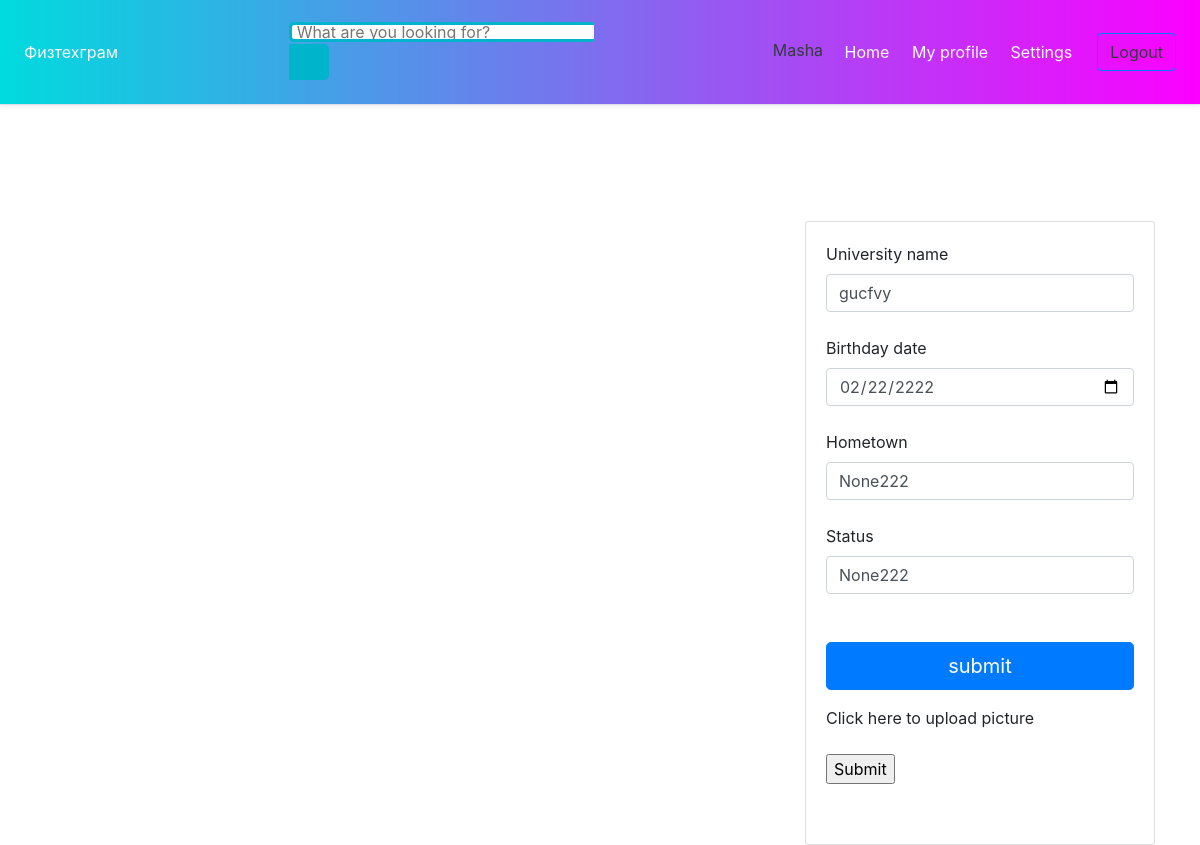
The app's page /settings (signed in), older data.
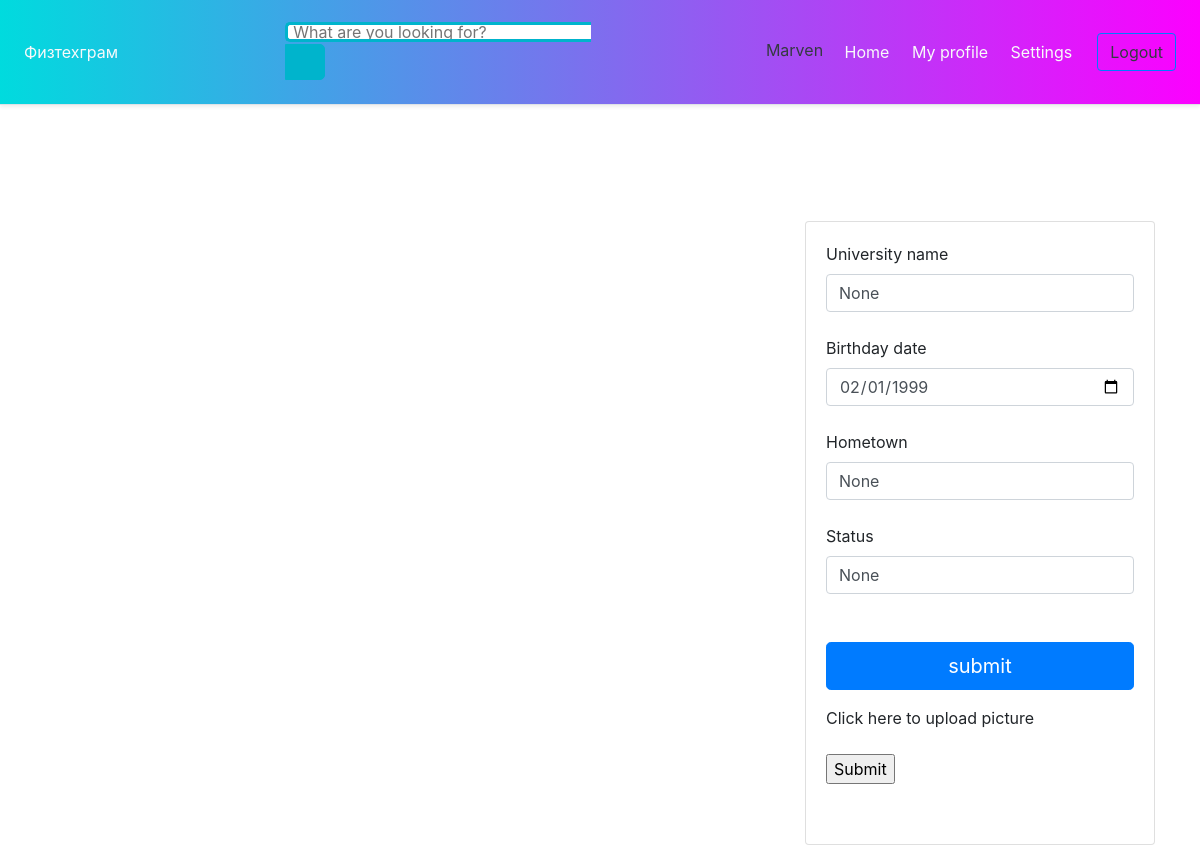
The same page, newer data.
### tables this page shows
CREATE TABLE users (user_id INTEGER PRIMARY KEY, name char(50), email char(50), password char(30), university char(50), birthday char(50), age char(10), hometown char(50), photo, status char(50), friends int(1000));

### App/formflask.py (the view)
@app.route('/settings')
def settings():
    if 'user_id' in session:
        session['logged_in'] = True
        with sqlite3.connect('memory.db') as conn:
            cursor = conn.cursor()
        name = session['name']
        cursor.execute('''SELECT * FROM users WHERE name=?''', (name,))
        exists1 = cursor.fetchall()
        session['university'] = exists1[0][4]
        session['birthday'] = exists1[0][5]
        session['hometown'] = exists1[0][7]
        session['photo'] = exists1[0][8]
        session['status'] = exists1[0][9]
        return render_template("settings.html", name=session['name'].capitalize(),
                               university=session['university'], birthday=session['birthday'],
                               hometown=session['hometown'], photo=session['photo'], status=session['status'])
    else:
        return redirect('/')

### App/templates/settings.html (shortened to what this page needs)
<!DOCTYPE html>
<html lang="en">
<head>
      <link rel="stylesheet" type="text/css" href="{{ url_for('static', filename='css/style.css') }}">
    <link rel="stylesheet" href="https://stackpath.bootstrapcdn.com/bootstrap/4.5.2/css/bootstrap.min.css">
  </head>
<body>
    <div class="bg-nav text-light d-flex flex-column flex-md-row align-items-center p-3 px-md-4 mb-3 bg-white border-bottom shadow-sm">
      <a class="my-1 mr-md-auto font-weight-normal font-size:40px text-light" href="/home">Физтехграм</a>
        <div class="my-1 mr-md-auto font-weight-normal font-size:40px text-light">
          <div class="search">
              <form class="form" method="post" action="/search">
                  <input type="text" class="searchTerm" placeholder="What are you looking for?" name="user_search">
                  <button type="submit" class="searchButton">
                </button>
              </form>
          </div>
      </div>
      <nav class="my-2 my-md-0 mr-md-3 text-light">
          {% if session['logged_in'] %}
            <a class="p-2 text-dark">{{ name }}</a>
          {% endif %}
        <a class="p-2 text-light btn" href="/home">Home</a>
        <a class="p-2 text-light btn" href="/myprofile">My profile</a>
        <a class="p-2 text-light btn " href="/settings">Settings</a>
      </nav>
      <a class="text-dark btn btn-outline-primary" href="/logout">Logout</a>
    </div>
    <div class="container">
      <div class="row">
        <div class="col-md-8">
        </div>
        <div class="col-md-4">
          <div class="card mt-100">
            <div class="card-body">
              <form class="form" method="post" action="/edit_settings">
                <label>University name</label><br>
                <input type="text" class="form-control" name="university" value="{{ university }}"><br>
                <label>Birthday date</label><br>
                <input type="date" class="form-control" name="birthday" value="{{ birthday }}"><br>
                <label>Hometown</label><br>
                <input type="text" class="form-control" name="hometown" value="{{ hometown }}"><br>
                <label>Status</label><br>
                <input type="text" class="form-control" name="status" value="{{ status }}"><br><br>
                <input type="submit" class="btn btn-primary btn-block btn-lg" value="submit">
              </form>
                <form class="form" method="post" action="/add_picture" enctype="multipart/form-data">
                    <p><label for="file" style="cursor: pointer;">Click here to upload picture</label></p>
                    <input type=submit value=Submit>
                    <p><img id="output" width="200" /></p>
                </form>
            </div>
            </div>
          </div>
        </div>
      </div>
</body>
</html>

### App/static/css/style.css (style rules this page uses)
.bg-nav { background: #fc00ff; background: -webkit-linear-gradient(to right, #00dbde, #fc00ff); background: linear-gradient(to right, #00dbde, #fc00ff); }
.mt-100 { margin-top:100px; }
body { background: #f2f2f2; font-family: 'Open Sans', sans-serif; }
.search { width: 100%; position: relative; display: flex; }
.searchTerm { width: 100%; border: 3px solid #00B4CC; border-right: none; padding: 5px; height: 20px; border-radius: 5px 0 0 5px; outline: none; color: #9DBFAF; }
.searchButton { width: 40px; height: 36px; border: 1px solid #00B4CC; background: #00B4CC; text-align: center; color: #fff; border-radius: 0 5px 5px 0; cursor: pointer; font-size: 20px; }

Row changes from the older to the newer data that the page shows:
changed users: name "Masha" → "Marven"; university "gucfvy" → "None"; birthday "02/22/2222" → "02/01/1999"; hometown "None222" → "None"; status "None222" → "None"
